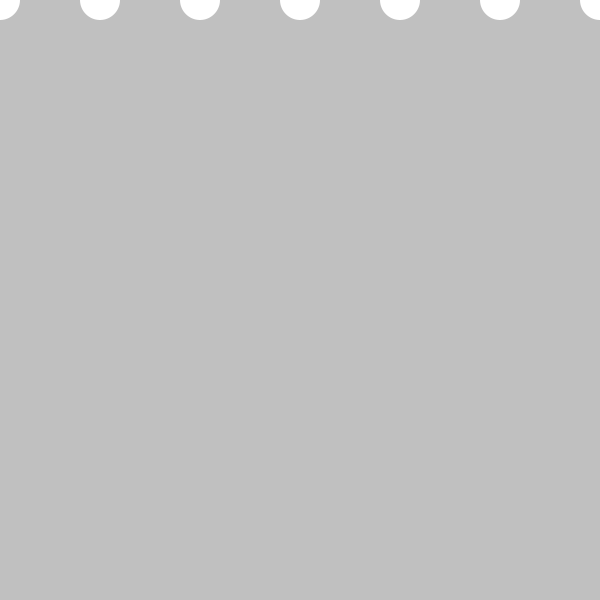
Frame 1 (no input)
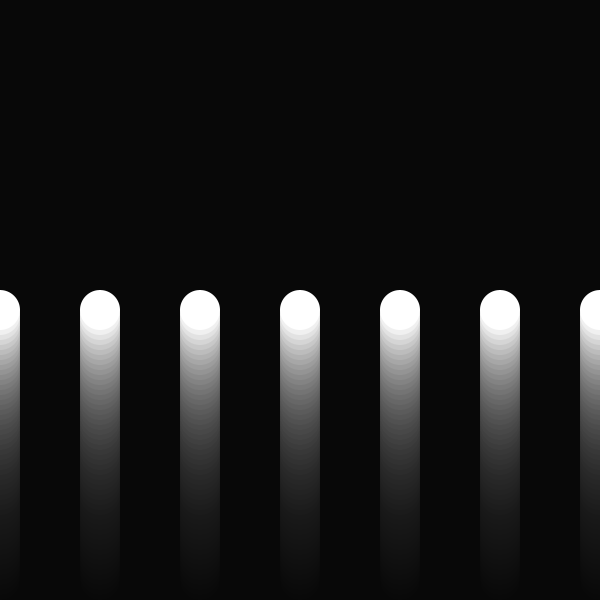
Frame 60 (the mouse pressed at the canvas centre just before this capture)
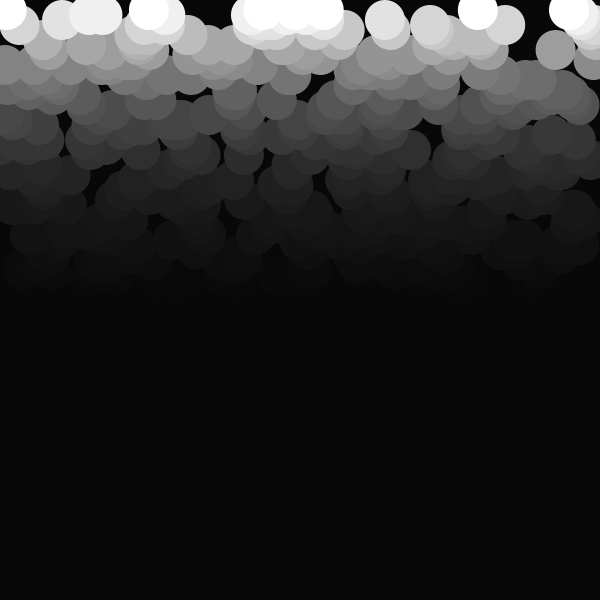
Frame 120 (the mouse held since frame 60 and released just before this capture)

The Processing sketch that drew these frames (run headless with seeded random() and noise(); from frame 60 on, the mouse is pressed at the canvas centre):

// Processing sketch: processing_39370
// ── processing_39370.pde

//Hold left mouse key to see something cool :3//
Circle a, b, c, d, e, f, g;
float x, y;


void setup()
{
  size(600, 600);
  smooth();
  //strokeWeight(5);
  noStroke();

  a = new Circle();
  a.radi = 40;
  a.speed = 10;
  //a.filler1 = random(300.0);
  a.x = 300;


  b = new Circle();
  b.radi = 40;
  b.speed = 10;
  //b.filler2 = random(300.0);
  b.x = 200;

  c = new Circle();
  c.radi = 40;
  c.speed = 10;
  //c.filler3 = random(300.0);
  c.x = 400;

  d = new Circle();
  d.radi = 40;
  d.speed = 10;
  d.x = 500;

  e = new Circle();
  e.radi = 40;
  e.speed = 10;
  e.x = 100;

  f = new Circle();
  f.radi = 40;
  f.speed = 10;
  f.x = 0;

  g = new Circle();
  g.radi = 40;
  g.speed = 10;
  g.x = 600;
}

void draw()
{
  fill(0, 15);
  rect(0, 0, 600, 600);
  a.show();
  a.edge();
  a.move();
  b.show();
  b.edge();
  b.move();
  c.show();
  c.edge();
  c.move();
  d.show();
  d.edge();
  d.move();
  e.show();
  e.edge();
  e.move();
  f.show();
  f.edge();
  f.move();
  g.show();
  g.edge();
  g.move();
  
}

class Circle
{
  float x, y;
  int radi; // radius
  int speed; // speed
  float filler1, filler2, filler3; //color

  void show()
  {
    //fill(filler1, filler2, filler3);
    fill(255);
    ellipse(x, y, radi, radi);
  }

  void move()
  {
    if (mousePressed) x = random(600);
    else if (!mousePressed)
    {
      a.x = 300;
      b.x = 200;
      c.x = 400;
      d.x = 500;
      e.x = 100;
      f.x = 0;
      g.x = 600;
    }
    y = y - 5.0;
  }

  void edge()
  {
    if (x > width) x = 0;
    else if (y > height) y = 0;
    else if (y < 0) y = height;
    else if (x < 0) x = width;
  }
}
